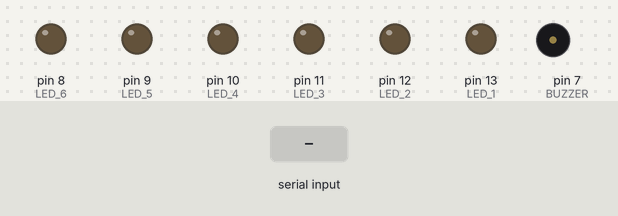
This sketch was run on a simulated Arduino Uno, built with avr-gcc and run on an emulated ATmega328P. Parts: output pins drawn as LEDs (lit = HIGH), buzzer (waves = sounding, pin HIGH). Dashed ring = blinking. Inputs (shaded band) come from the test bench.

Above: at 1.2 s.
1.3 s: "1" received over Serial
At 1.55 s:
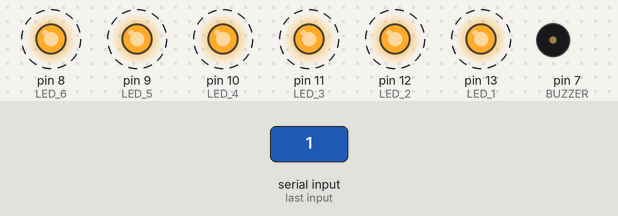
4.3 s: "2" received over Serial
At 4.45 s:
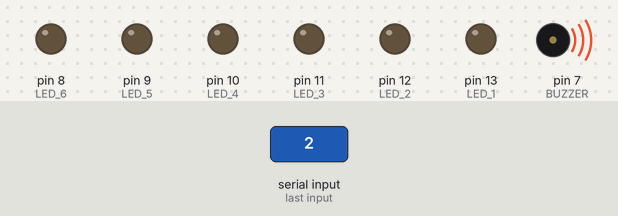
7.3 s: "3" received over Serial
At 7.55 s:
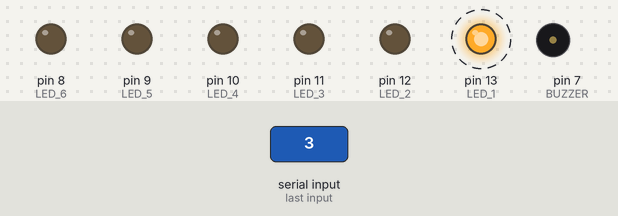
10.3 s: "4" received over Serial
13.3 s: "3" received over Serial
16.3 s: "5" received over Serial
At 16.55 s:
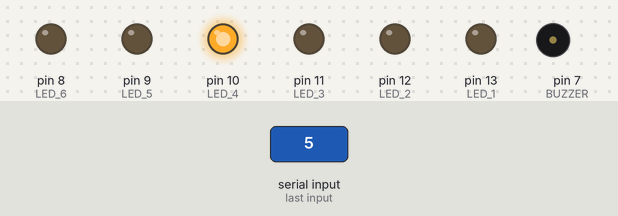
Timing chart, 0 to 19.3 s (numbered marks = the images above; inputs shaded):
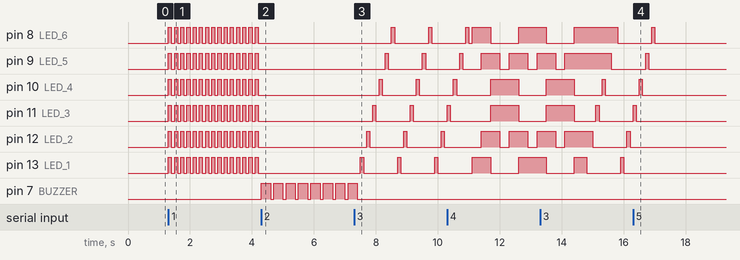

The sketch:

secuencia_LED_BT_Esclavo.ino
```cpp
byte dato=0;
int t=100;
int t2=300;

void setup()
{
  Serial.begin(9600);
  pinMode(13,OUTPUT);      //LED 1
  pinMode(12,OUTPUT);      //LED 2
  pinMode(11,OUTPUT);      //LED 3
  pinMode(10,OUTPUT);      //LED 4
  pinMode(9,OUTPUT);       //LED 5
  pinMode(8,OUTPUT);       //LED 6
  pinMode(7,OUTPUT);       //BUZZER
}
void loop()
{
  if( Serial.available())
  {
    dato = Serial.read();
  }
  if(dato == '1')
  {
    parpadeo_simple();
  }
  if(dato == '2')
  {
    bip();
  }
  if(dato == '3')
  {
    secuencia();
  }
  if(dato == '4')
  {
    auto_increible();
  }
   if(dato == '5')
  {
    apagado();
  }
}

void parpadeo_simple()
{
  digitalWrite(13,HIGH);
  digitalWrite(12,HIGH);
  digitalWrite(11,HIGH);
  digitalWrite(10,HIGH);
  digitalWrite(9,HIGH);
  digitalWrite(8,HIGH);
  digitalWrite(7,LOW);
  delay(t);
  digitalWrite(13,LOW);
  digitalWrite(12,LOW);
  digitalWrite(11,LOW);
  digitalWrite(10,LOW);
  digitalWrite(9,LOW);
  digitalWrite(8,LOW);
  digitalWrite(7,LOW);
  delay(t);
}

void bip()
{
  digitalWrite(13,LOW);
  digitalWrite(12,LOW);
  digitalWrite(11,LOW);
  digitalWrite(10,LOW);
  digitalWrite(9,LOW);
  digitalWrite(8,LOW);
  digitalWrite(7,HIGH);
  delay(t2);
  digitalWrite(7,LOW);
  delay(t);
}

void secuencia()
{

  digitalWrite(7,LOW);
  digitalWrite(13,HIGH);
  delay(t);
  digitalWrite(13,LOW);
  delay(t);
  digitalWrite(12,HIGH);
  delay(t);
  digitalWrite(12,LOW);
  delay(t);
  digitalWrite(11,HIGH);
  delay(t);
  digitalWrite(11,LOW);
  delay(t);
  digitalWrite(10,HIGH);
  delay(t);
  digitalWrite(10,LOW);
  delay(t);
  digitalWrite(9,HIGH);
  delay(t);
  digitalWrite(9,LOW);
  delay(t);
  digitalWrite(8,HIGH);
  delay(t);
  digitalWrite(8,LOW);
  delay(t);
}

void auto_increible()
{
  digitalWrite(7,LOW);
  digitalWrite(13,HIGH);
  digitalWrite(12,LOW);
  digitalWrite(11,LOW);
  digitalWrite(10,LOW);
  digitalWrite(9,LOW);
  digitalWrite(8,HIGH);
  delay(t2);
  digitalWrite(13,HIGH);
  digitalWrite(12,HIGH);
  digitalWrite(11,LOW);
  digitalWrite(10,LOW);
  digitalWrite(9,HIGH);
  digitalWrite(8,HIGH);
  delay(t2);
  digitalWrite(13,LOW);
  digitalWrite(12,HIGH);
  digitalWrite(11,HIGH);
  digitalWrite(10,HIGH);
  digitalWrite(9,HIGH);
  digitalWrite(8,LOW);
  delay(t2);
  digitalWrite(13,LOW);
  digitalWrite(12,LOW);
  digitalWrite(11,HIGH);
  digitalWrite(10,HIGH);
  digitalWrite(9,LOW);
  digitalWrite(8,LOW);
  delay(t2);
  digitalWrite(13,LOW);
  digitalWrite(12,HIGH);
  digitalWrite(11,HIGH);
  digitalWrite(10,HIGH);
  digitalWrite(9,HIGH);
  digitalWrite(8,LOW);
  delay(t2);
  digitalWrite(13,HIGH);
  digitalWrite(12,HIGH);
  digitalWrite(11,LOW);
  digitalWrite(10,LOW);
  digitalWrite(9,HIGH);
  digitalWrite(8,HIGH);
  delay(t2);
}

void apagado()
{
  digitalWrite(13,LOW);
  digitalWrite(12,LOW);
  digitalWrite(11,LOW);
  digitalWrite(10,LOW);
  digitalWrite(9,LOW);
  digitalWrite(8,LOW);
  digitalWrite(7,LOW);
}
```

Measured:
- after the input at 1.3 s, pin 8 (LED_6), pin 9 (LED_5), pin 10 (LED_4), pin 11 (LED_3), pin 12 (LED_2), pin 13 (LED_1): alternates HIGH for 0.10 s and LOW for 0.10 s, starting at once
- after the input at 4.3 s, pin 8 (LED_6), pin 9 (LED_5), pin 10 (LED_4), pin 11 (LED_3), pin 12 (LED_2), pin 13 (LED_1): stops changing and stays LOW; pin 7 (BUZZER): alternates HIGH for 0.30 s and LOW for 0.10 s, starting at once
- after the input at 7.3 s, pin 8 (LED_6): alternates HIGH for 0.10 s and LOW for 1.1 s, starting after 1.2 s; pin 9 (LED_5): alternates HIGH for 0.10 s and LOW for 1.1 s, starting after 1.0 s
- after the input at 16.3 s, pin 8 (LED_6): goes on until 17.0 s, then stays LOW; pin 9 (LED_5): goes on until 16.8 s, then stays LOW; pin 10 (LED_4): goes on until 16.6 s, then stays LOW; pin 11 (LED_3): goes on until 16.4 s, then stays LOW; pin 12 (LED_2), pin 13 (LED_1): stops changing and stays LOW
